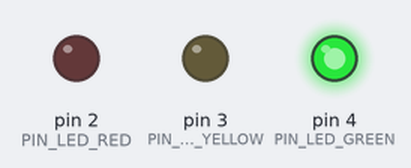
The sketch below on a simulated Arduino Uno, built with avr-gcc and run on an emulated ATmega328P. Shown: output pins drawn as LEDs (lit = HIGH).

Above: at 1.5 s.
At 3.5 s:
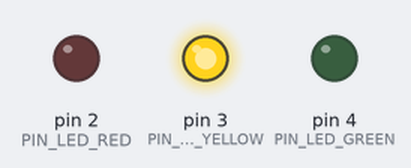
At 5.0 s:
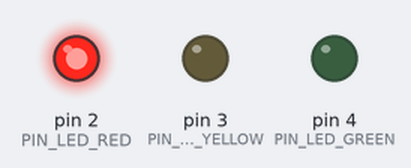
Timing chart, 0 to 7.8 s (numbered marks = the images above):
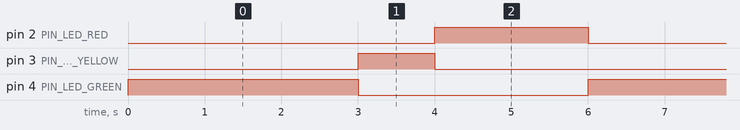

The sketch:

basic_traffic_light.ino
```cpp
#define PIN_LED_RED 2  // 빨강색 LED 핀 번호
#define PIN_LED_YELLOW 3  // 노랑색 LED 핀 번호
#define PIN_LED_GREEN 4  // 초록색 LED 핀 번호

void setup(){  // 최초에 1번만 실행
  // LED 3개 모두 설정
  pinMode(PIN_LED_RED, OUTPUT);
  pinMode(PIN_LED_YELLOW, OUTPUT);
  pinMode(PIN_LED_GREEN, OUTPUT);
}

void loop(){  // 무한 반복 실행
  // 3초 동안 초록색 LED만 킴
  digitalWrite(PIN_LED_GREEN, HIGH);
  digitalWrite(PIN_LED_YELLOW, LOW);
  digitalWrite(PIN_LED_RED, LOW);
  delay(3000);  // 3초 지연 [ 단위: 밀리세컨드(ms), 1초 = 1000ms ]

  // 1초 동안 노랑색 LED만 킴
  digitalWrite(PIN_LED_GREEN, LOW);
  digitalWrite(PIN_LED_YELLOW, HIGH);
  digitalWrite(PIN_LED_RED, LOW);
  delay(1000);

  // 2초 동안 빨강색 LED만 킴
  digitalWrite(PIN_LED_GREEN, LOW);
  digitalWrite(PIN_LED_YELLOW, LOW);
  digitalWrite(PIN_LED_RED, HIGH);
  delay(2000);
}
```

Measured:
- by itself, pin 2 (PIN_LED_RED): alternates HIGH for 2.0 s and LOW for 4.0 s
- by itself, pin 3 (PIN_LED_YELLOW): alternates HIGH for 1.0 s and LOW for 5.0 s
- by itself, pin 4 (PIN_LED_GREEN): alternates HIGH for 3.0 s and LOW for 3.0 s
